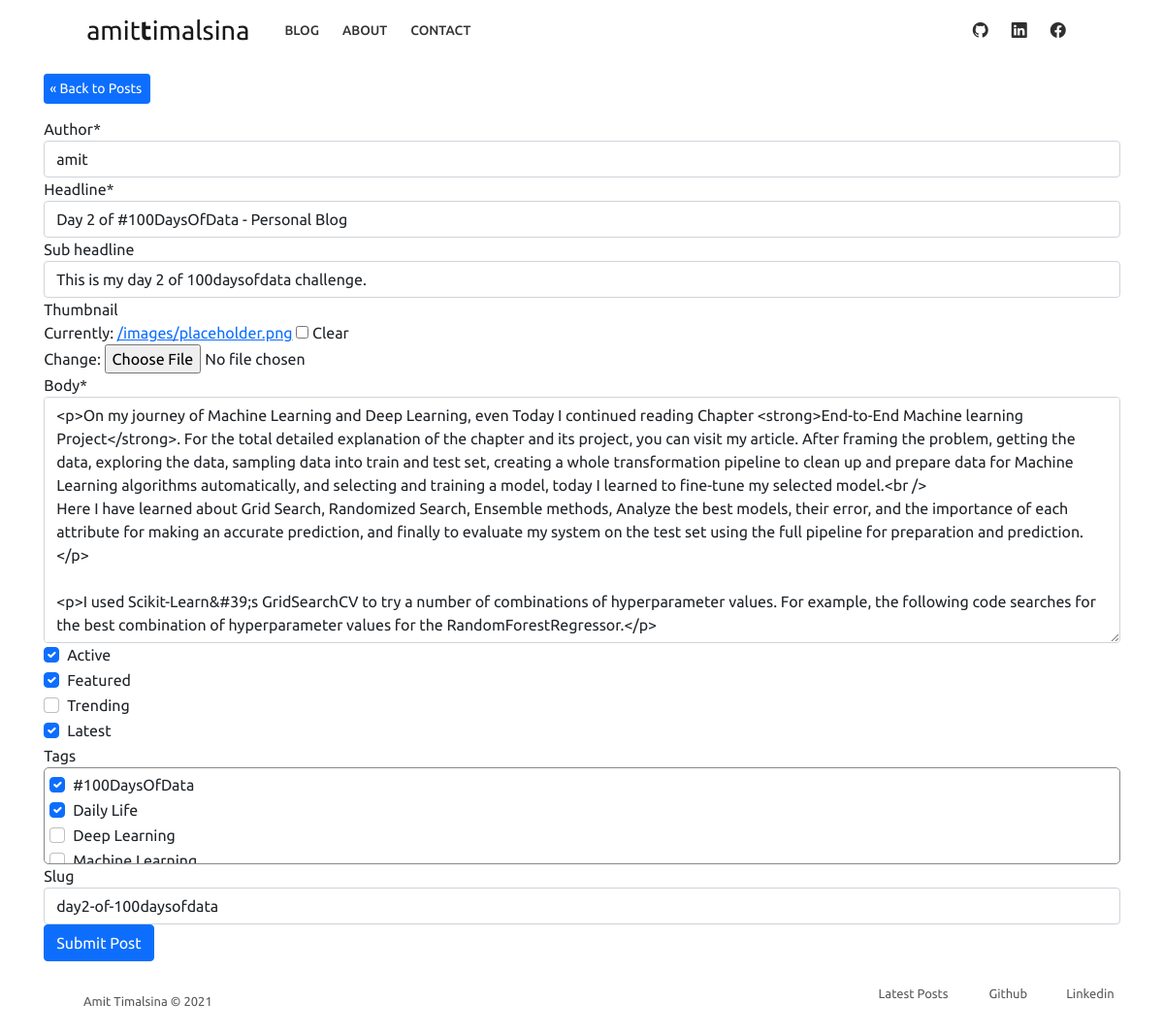
The page /blog/update_post/day2-of-100daysofdata/ (signed in) on the database as committed earlier.
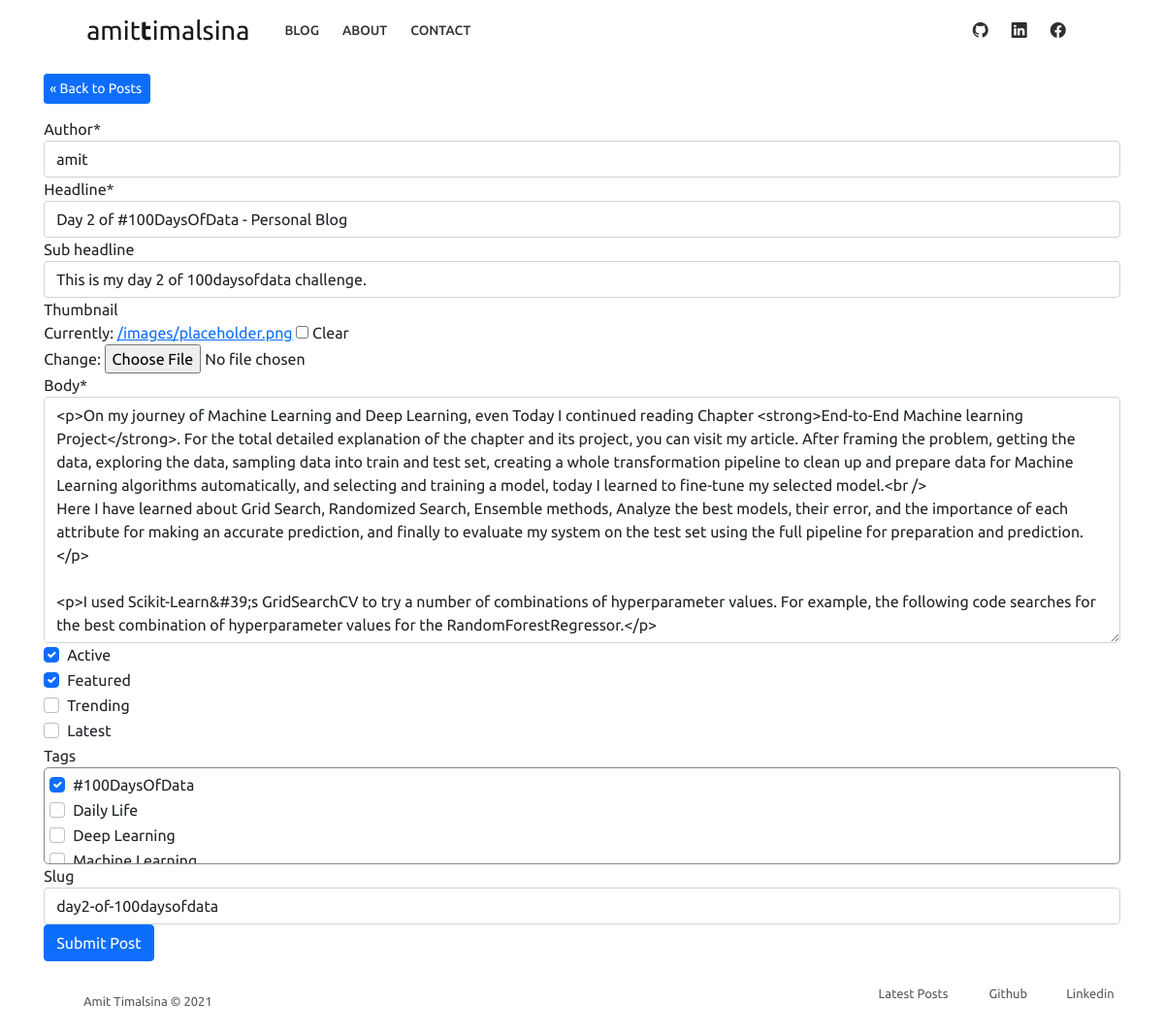
The same page on the database as committed later.
### blog/models.py (models this page shows, shortened)
class Post(models.Model):
    author = models.ForeignKey(User, on_delete=models.CASCADE, related_name='posts')
    headline = models.CharField(max_length=200)
    sub_headline = models.CharField(max_length=200, null=True, blank=True)
    thumbnail = models.ImageField(null=True, blank=True, upload_to='images', default='/images/placeholder.png')
    body = RichTextUploadingField(null=False, blank=False)
    created = models.DateTimeField(auto_now_add=True)
    active = models.BooleanField(default=False)
    featured = models.BooleanField(default=False)
    trending = models.BooleanField(default=False)
    latest = models.BooleanField(default=False)
    tags = models.ManyToManyField(Tag, null=True, blank=True)
    slug = models.SlugField(null=True, blank=True)
    class Meta:
        ordering = ['-created']

### blog/decorators.py (the view)
    def wrapper_function(request, *args, **kwargs):
        user = request.user
        if user.is_authenticated and user.is_superuser:
            return view_func(request, *args, **kwargs)
        else:
            return HttpResponse('You are not authorized to view this page')

### blog/forms.py
class PostForm(ModelForm):
    class Meta:
        model = Post
        fields = '__all__'
        widgets = {
            'tags': forms.CheckboxSelectMultiple(),
        }

### blog/models.py (called while the page is built)
    def __str__(self):
        return self.name

### blog/views.py (called while the page is built, shortened)
@admin_only
@login_required(login_url='home')
def updatePost(request, slug):
    post = Post.objects.get(slug=slug)
    form = PostForm(instance=post)
    context = {'form': form}
    return render(request, 'blog/post_form.html', context)

### blog/templates/blog/post_form.html (shortened to what this page needs)
{% extends 'base/main.html' %}
{% load static %}
{% load crispy_forms_tags %}
{% block content %}
<div class="container">
    <a class="btn btn-sm btn-primary" href="{% url 'posts' %}" style="margin: 1em 0; padding-left: 5px;">&laquo Back to Posts</a>
    <form action="" method="POST" enctype="multipart/form-data">
        {{form|crispy}}
        <input class="btn btn-primary" type="submit" value="Submit Post">
    </form>
</div>
{% endblock content %}

Rows that differ between the two databases and show on the page:
changed Post "amit": latest "☑" → "☐"
Other text that changed with them:
form field tags: "☑ ☑ ☐ ☐" → "☑ ☐ ☐ ☐"
